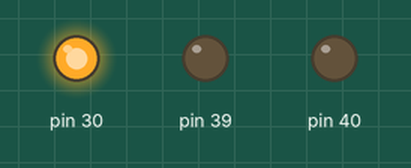
Simulated run of this sketch. Board: Arduino Mega 2560, built with avr-gcc and run on an emulated ATmega2560. Parts: output pins drawn as LEDs (lit = HIGH).

Above: at 0.5 s.
At 4.5 s:
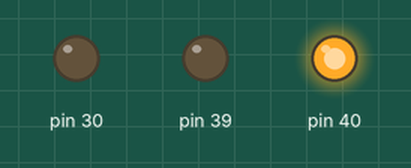
At 6.5 s:
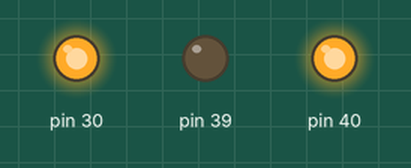
At 7.5 s:
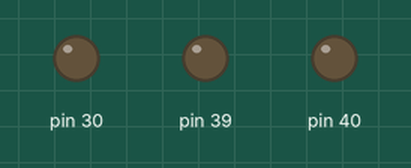
At 10.5 s:
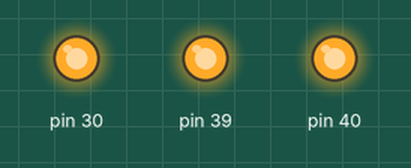
At 14.5 s:
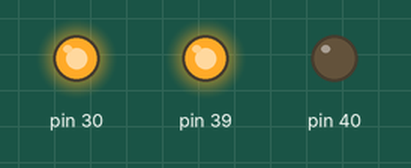
Timing chart, 0 to 15.6 s (numbered marks = the images above):
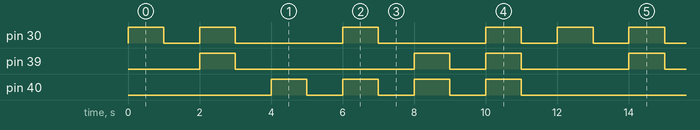

Measured:
- by itself, pin 30: repeats every 12.0 s: LOW 1.0 s, 2 × (HIGH 1.0 s, LOW 3.0 s), HIGH 1.0 s, LOW 1.0 s, HIGH 1.0 s
- by itself, pin 39: repeats every 12.0 s: LOW 5.0 s, HIGH 1.0 s, LOW 1.0 s, HIGH 1.0 s, LOW 3.0 s, HIGH 1.0 s
- by itself, pin 40: repeats every 12.0 s: 3 × (LOW 1.0 s, HIGH 1.0 s), LOW 5.0 s, HIGH 1.0 s

The sketch:

blinking.ino
```cpp
int a,b;
void setup() {
  // put your setup code here, to run once:
pinMode(39,OUTPUT);
pinMode(40,OUTPUT);
pinMode(30,OUTPUT);
pinMode(31,INPUT);

}

void loop() {


  digitalWrite(30,HIGH);
  delay(1000);
  digitalWrite(30,LOW);
  delay(1000);

    digitalWrite(39,HIGH);
     digitalWrite(30,HIGH);
   delay(1000);
  digitalWrite(39,LOW);
  digitalWrite(30,LOW);
  delay(1000);

   digitalWrite(40,HIGH);
  delay(1000);
  digitalWrite(40,LOW);
  delay(1000);
  digitalWrite(40,HIGH);
  digitalWrite(30,HIGH);
  delay(1000);
  digitalWrite(40,LOW);
  digitalWrite(30,LOW);
  delay(1000);
   digitalWrite(40,HIGH);
  digitalWrite(39,HIGH);
  delay(1000);
  digitalWrite(40,LOW);
  digitalWrite(39,LOW);
  delay(1000);
    digitalWrite(40,HIGH);
     digitalWrite(39,HIGH);
       digitalWrite(30,HIGH);
  delay(1000);
  digitalWrite(40,LOW);
  digitalWrite(39,LOW);
  digitalWrite(30,LOW);
  delay(1000);


}
```
